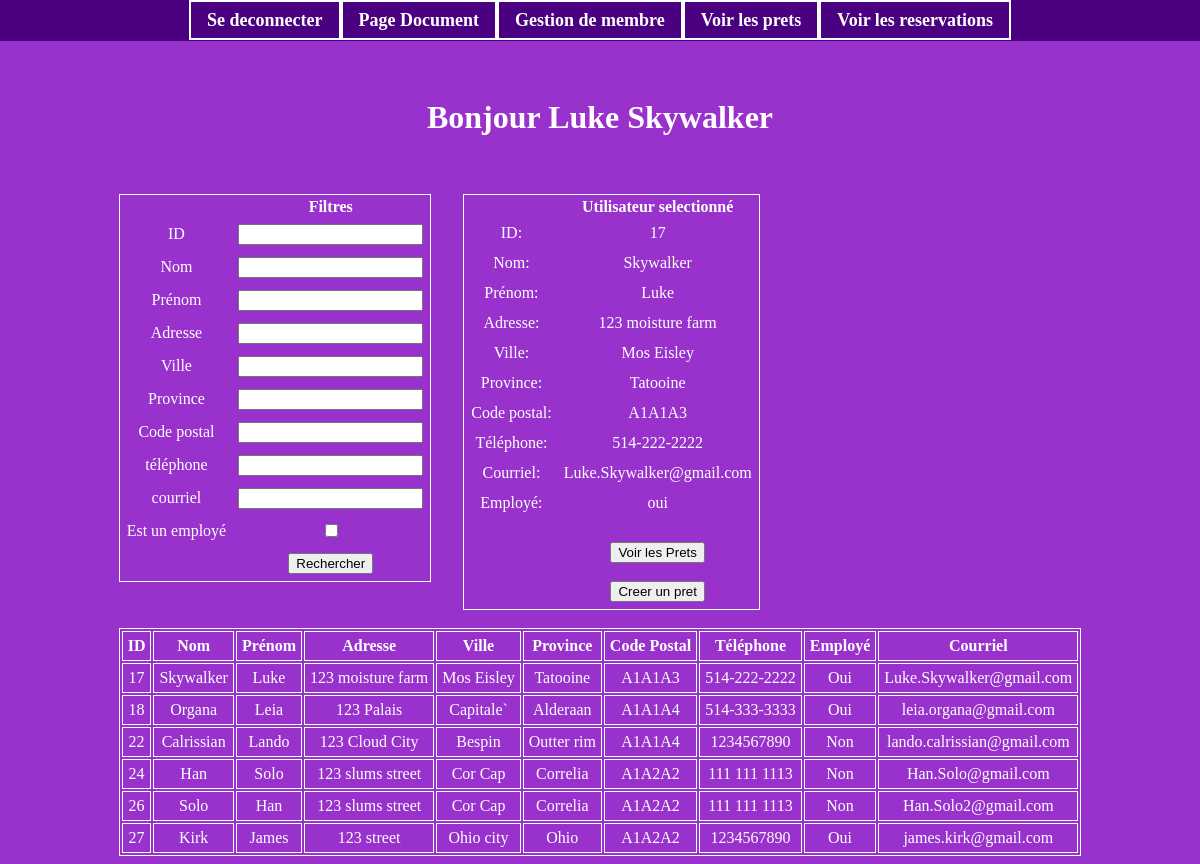
The page /admin.php (signed in) on the database its author committed.
### tables this page shows
CREATE TABLE `utilisateurs` (
  `ID` int NOT NULL,
  `nom` varchar(50) NOT NULL,
  `prenom` varchar(50) NOT NULL,
  `adresse` varchar(255) NOT NULL,
  `ville` varchar(50) NOT NULL,
  `province` varchar(50) NOT NULL,
  `codePostal` varchar(6) NOT NULL,
  `telephone` varchar(15) NOT NULL,
  `password` varchar(255) NOT NULL,
  `isEmploye` tinyint(1) NOT NULL DEFAULT (0),
  `isAdmin` tinyint(1) NOT NULL DEFAULT (0),
  `courriel` varchar(255) NOT NULL
);

### admin.php (the view, shortened to what this page needs)
<?php
    require_once 'fonctions.php';
?>
<!DOCTYPE html>
<html lang="en">
<head>
    <link rel="stylesheet" href="./css/style.css">
</head>
<body>
    <div class="page">
        <div class='container'>
            <?php
                echo "<h1>Bonjour " . $_SESSION['prenom'] . " " . $_SESSION['nom']  . "</h1>";
                $pdo = openConnexion($attr, $user, $pass, $opts);
                $id = isset($_POST['id']) ? $_POST['id'] : null ;
                $nom = isset($_POST['nom']) ? $_POST['nom'] : null ;
                $prenom = isset($_POST['prenom']) ? $_POST['prenom'] : null ;
                $adresse = isset($_POST['adresse']) ? $_POST['adresse'] : null ;
                $ville = isset($_POST['ville']) ? $_POST['ville'] : null ;
                $province = isset($_POST['province']) ? $_POST['province'] : null ;
                $codePostal = isset($_POST['codePostal']) ? $_POST['codePostal'] : null ;
                $telephone = isset($_POST['telephone']) ? $_POST['telephone'] : null ;
                $isEmploye = isset($_POST['isEmploye']) ? 1 : 0 ;
                $courriel = isset($_POST['courriel']) ? $_POST['courriel'] : null ;
                try{
                    $sql = ($isEmploye == 1) ?
                    "SELECT
                    ID,
                    nom AS Nom,
                    prenom AS Prénom,
                    adresse AS Adresse,
                    ville AS Ville,
                    province As Province,
                    codePostal AS 'Code postal',
                    telephone AS Téléphone,
                    courriel AS Courriel,
                    isEmploye AS Employé
                    FROM `utilisateurs`
                    WHERE ID        LIKE :id
                    AND nom         LIKE :nom
                    AND prenom      LIKE :prenom
                    AND adresse     LIKE :adresse
                    AND ville       LIKE :ville
                    AND province    LIKE :province
                    AND codePostal  LIKE :codePostal
                    AND telephone   LIKE :telephone
                    AND courriel    LIKE :courriel
                    AND isEmploye   = :isEmploye":
                    "SELECT
                    ID,
                    nom AS Nom,
                    prenom AS Prénom,
                    adresse AS Adresse,
                    ville AS Ville,
                    province As Province,
                    codePostal AS 'Code postal',
                    telephone AS Téléphone,
                    courriel AS Courriel,
                    isEmploye AS Employé
                    FROM `utilisateurs`
                    WHERE ID        LIKE :id
                    AND nom         LIKE :nom
                    AND prenom      LIKE :prenom
                    AND adresse     LIKE :adresse
                    AND ville       LIKE :ville
                    AND province    LIKE :province
                    AND codePostal  LIKE :codePostal
                    AND telephone   LIKE :telephone
                    AND courriel    LIKE :courriel";
                    $command =  $pdo->prepare($sql);
                    $command->bindValue(':id', '%'.($id ?? '').'%', PDO::PARAM_STR);
                    $command->bindValue(':nom', '%'.($nom ?? '').'%', PDO::PARAM_STR);
                    $command->bindValue(':prenom', '%'.($prenom ?? '').'%', PDO::PARAM_STR);
                    $command->bindValue(':adresse', '%'.($adresse ?? '').'%', PDO::PARAM_STR);
                    $command->bindValue(':ville', '%'.($ville ?? '').'%', PDO::PARAM_STR);
                    $command->bindValue(':province', '%'.($province ?? '').'%', PDO::PARAM_STR);
                    $command->bindValue(':codePostal', '%'.($codePostal ?? '').'%', PDO::PARAM_STR);
                    $command->bindValue(':telephone', '%'.($telephone ?? '').'%', PDO::PARAM_STR);
                    $command->bindValue(':courriel', '%'.($courriel ?? '').'%', PDO::PARAM_STR);
                    $command->execute();
                }
                catch (PDOException $e) {
                    echo "Erreur : " . $e->getMessage();
                }
            ?>
            <br>
            <br>
            <div class="horizontal">
                <table>
                    <form action="admin.php" method="post">
                        <tr>
                            <th></th>
                            <th>Filtres</th>
                        </tr>
                        <tr>
                            <td>ID</td>
                            <td><input type="text" name="id"></td>
                        </tr>
                        <tr>
                            <td>Nom</td>
                            <td><input type="text" name="nom"></td>
                        </tr>
                        <tr>
                            <td>Prénom</td>
                            <td><input type="text" name="prenom"></td>
                        </tr>
                        <tr>
                            <td>Adresse</td>
                            <td><input type="text" name="adresse"></td>
                        </tr>
                        <tr>
                            <td>Ville</td>
                            <td><input type="text" name="ville"></td>
                        </tr>
                        <tr>
                            <td>Province</td>
                            <td><input type="text" name="province"></td>
                        </tr>
                        <tr>
                            <td>Code postal</td>
                            <td><input type="text" name="codePostal"></td>
                        </tr>
                        <tr>
                            <td>téléphone</td>
                            <td><input type="text" name="telephone"></td>
                        </tr>
                        <tr>
                            <td>courriel</td>
                            <td><input type="text" name="courriel"></td>
                        </tr>
                        <tr>
                            <td>Est un employé</td>
                            <td><input type="checkbox" name="isEmploye" value="1" <?php if($isEmploye == 1)  {echo'checked';} ?> onchange="this.form.requestSubmit()"></td>
                        </tr>
                        <tr>
                            <td></td>
                            <td><button type='submit' name='recherche' value='recherche'>Rechercher</button></td>
                        </tr>
                    </form>
                </table>
                <table>
                    <tr>
                        <th></th>
                        <th>Utilisateur selectionné</th>
                    </tr>
                    <?php
                    $rows = $command->fetchAll(PDO::FETCH_ASSOC);
                    if (!$rows) {
                        echo "<tr><td>Aucun document trouvé.</td></tr>";
                        $selected = null;
                    }
                    else {
                    $selectedId = $_POST['selected_id'] ?? $rows[0]['ID'] ?? null;
                    $selected = null;
                    foreach ($rows as $r) {
                        if ((string)$r['ID'] === (string)$selectedId) {
                            $selected = $r;
                            break;
                        }
                    }
                        $command->execute();
                        $rows = $command->fetchAll(PDO::FETCH_ASSOC);
                        $selected = null;
                        foreach ($rows as $r) {
                            if ((string)$r['ID'] === (string)$selectedId) {
                                $selected = $r;
                                break;
                            }
                        }
                        foreach ($selected as $fieldName => $value) {
                            if($fieldName != 'password' && $fieldName != 'isAdmin'){
                                if($fieldName != 'Employé'){
                                    echo "<tr><td>" . htmlspecialchars($fieldName) . ":</td><td> " . htmlspecialchars($value) . "</td></tr>";
                                }
                                else{
                                    $valuePrint  = $value ? "oui" : "non";
                                    echo "<tr><td>" . htmlspecialchars($fieldName) . ":</td><td> " . $valuePrint. "</td></tr>";
                                }
                            }
                        }
                    }
                    ?>
                    <tr>
                        <td></td>
                        <td>
                            <br>
                            <form action="prets.php" method="post">
                                <?php
                                    if($selected){
                                        echo "<button type='submit' name='voirPrets' value='voirPrets'>Voir les Prets</button>";
                                    }
                                ?>
                            </form>
                            <br>
                            <form action="nouveauPret.php" method="post">
                                <?php
                                    if($selected){
                                        echo "<button type='submit' name='nouveauPret' value='" . htmlspecialchars($selected["ID"]) . "'>Creer un pret</button>";
                                    }
                                ?>
                            </form>
                        </td>
                    </tr>
                </table>
            </div>
            <br>
            <table>
                <tr>
                    <th class='list'>ID<br></th>
                    <th class='list'>Nom<br></th>
                    <th class='list'>Prénom<br></th>
                    <th class='list'>Adresse<br></th>
                    <th class='list'>Ville<br></th>
                    <th class='list'>Province<br></th>
                    <th class='list'>Code Postal<br></th>
                    <th class='list'>Téléphone<br></th>
                    <th class='list'>Employé<br></th>
                    <th class='list'>Courriel<br></th>
                </tr>
                <?php
                    $cols = ['ID','Nom','Prénom','Adresse','Ville','Province','Code postal','Téléphone','Employé', 'Courriel'];
                    foreach ($rows as $row) {
                        $idAttr = htmlspecialchars((string)($row['ID'] ?? ''), ENT_QUOTES, 'UTF-8');
                        echo '<tr class="listRow" data-id="'.$idAttr.'" onclick="selectionerDocument(this)">';
                        foreach ($cols as $c) {
                            $val = $row[$c] ?? '';
                            if ($c === 'Employé') {
                                $out = ((int)$val === 1) ? 'Oui' : 'Non';
                            } else {
                                $out = htmlspecialchars((string)$val);
                            }
                            echo '<td class="list">'.$out.'</td>';
                        }
                        echo '</tr>';
                    }
                ?>
            </table>
        </div>
    </div>
</body>
</html>

### css/style.css (style rules this page uses)
body { background-color: darkorchid; }
.page { text-align: center; display: flex; align-items: flex-start; justify-content: center; min-height: 100vh; height: auto; padding-top: 70px; box-sizing: border-box; }
.container { display: inline-block; color: white; max-width: 100%; }
td { padding: 5px; }
table { border: 1px solid white; }
.list { border: 1px solid white; padding: 5px; }
.horizontal { display: flex; gap: 2rem; align-items: flex-start; }

### rows shown on the page
utilisateurs: ID "17", nom "Skywalker", prenom "Luke", adresse "123 moisture farm", ville "Mos Eisley", province "Tatooine", codePostal "A1A1A3", telephone "514-222-2222", courriel "Luke.Skywalker@gmail.com", isEmploye "oui", isEmploye "Oui"
utilisateurs: ID "18", nom "Organa", prenom "Leia", adresse "123 Palais", ville "Capitale`", province "Alderaan", codePostal "A1A1A4", telephone "514-333-3333", isEmploye "Oui", courriel "leia.organa@gmail.com"
utilisateurs: ID "22", nom "Calrissian", prenom "Lando", adresse "123 Cloud City", ville "Bespin", province "Outter rim", codePostal "A1A1A4", telephone "1234567890", isEmploye "Non", courriel "lando.calrissian@gmail.com"
utilisateurs: ID "24", nom "Han", prenom "Solo", adresse "123 slums street", ville "Cor Cap", province "Correlia", codePostal "A1A2A2", telephone "111 111 1113", isEmploye "Non", courriel "Han.Solo@gmail.com"
utilisateurs: ID "26", nom "Solo", prenom "Han", adresse "123 slums street", ville "Cor Cap", province "Correlia", codePostal "A1A2A2", telephone "111 111 1113", isEmploye "Non", courriel "Han.Solo2@gmail.com"
utilisateurs: ID "27", nom "Kirk", prenom "James", adresse "123 street", ville "Ohio city", province "Ohio", codePostal "A1A2A2", telephone "1234567890", isEmploye "Oui", courriel "james.kirk@gmail.com"

### other values the page prints
$_SESSION['prenom'] "Luke"
$_SESSION['nom'] "Skywalker"
$fieldName "ID"
$fieldName "Nom"
$fieldName "Prénom"
$fieldName "Adresse"
$fieldName "Ville"
$fieldName "Province"
$fieldName "Code postal"
$fieldName "Téléphone"
$fieldName "Courriel"
$fieldName "Employé"
